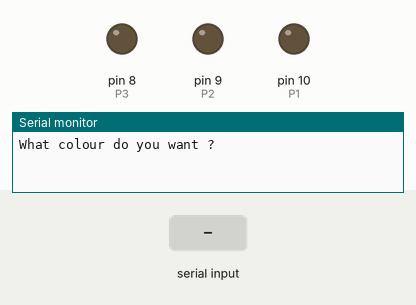
Simulated run of this sketch. Board: Arduino Uno, built with avr-gcc and run on an emulated ATmega328P. Parts: output pins drawn as LEDs (lit = HIGH), the last lines printed to the serial monitor. The inputs (shaded band) are chosen by the test bench.

Above: at 1.2 s.
1.3 s: "GREEN" received over Serial
At 2.8 s:
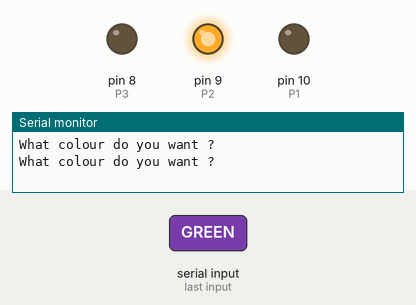
3.8 s: "BLUE" received over Serial
At 5.8 s:
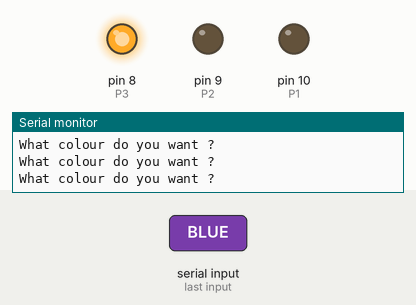
Timing chart, 0 to 7.3 s (numbered marks = the images above; inputs shaded):
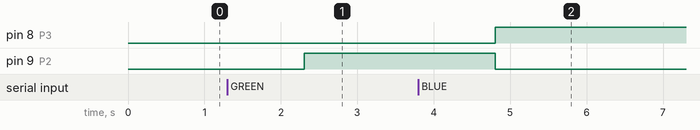

The sketch:

RGB.ino
```cpp
int P1=10;
int P2=9;
int P3=8;
String colour;
String m1="What colour do you want ?";
void setup() {
  // put your setup code here, to run once:
  Serial.begin(9600);
pinMode(P1,OUTPUT);
pinMode(P2,OUTPUT);
pinMode(P3,OUTPUT);


}

void loop() {
  // put your main code here, to run repeatedly:
  Serial.println(m1);
while(Serial.available()==0){

}
colour=Serial.readString();
if(colour==("RED")){
    digitalWrite(P1,HIGH);
    digitalWrite(P3,LOW);
digitalWrite(P2,LOW);
delay(2000);
  }
  if(colour.equals("GREEN")){
    digitalWrite(P2,HIGH);
digitalWrite(P1,LOW);
    digitalWrite(P3,LOW);
  }
  if(colour.equals("BLUE")){
    digitalWrite(P3,HIGH);
digitalWrite(P2,LOW);
    digitalWrite(P1,LOW);
  }
}
```

Measured:
- after the input at 1.3 s, pin 9 (P2): LOW → HIGH after 1.0 s
- after the input at 3.8 s, pin 8 (P3): LOW → HIGH after 1.0 s; pin 9 (P2): HIGH → LOW after 1.0 s
